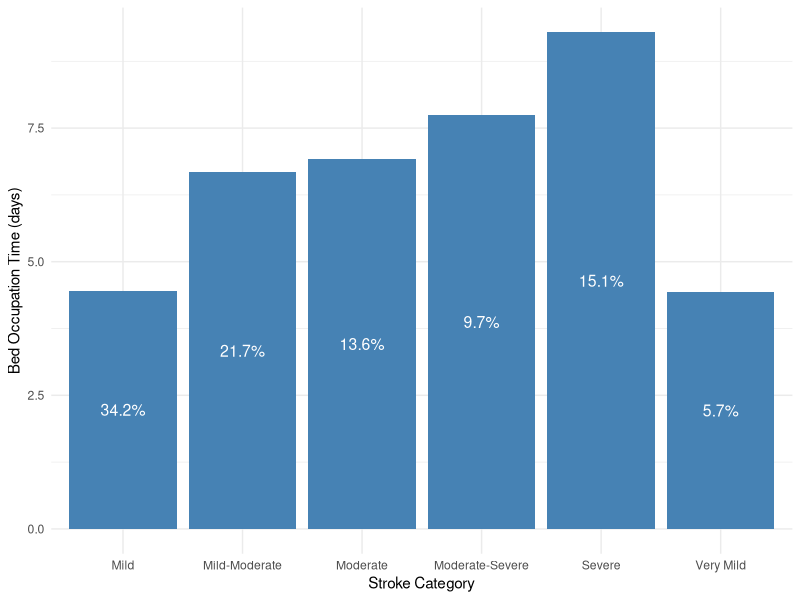
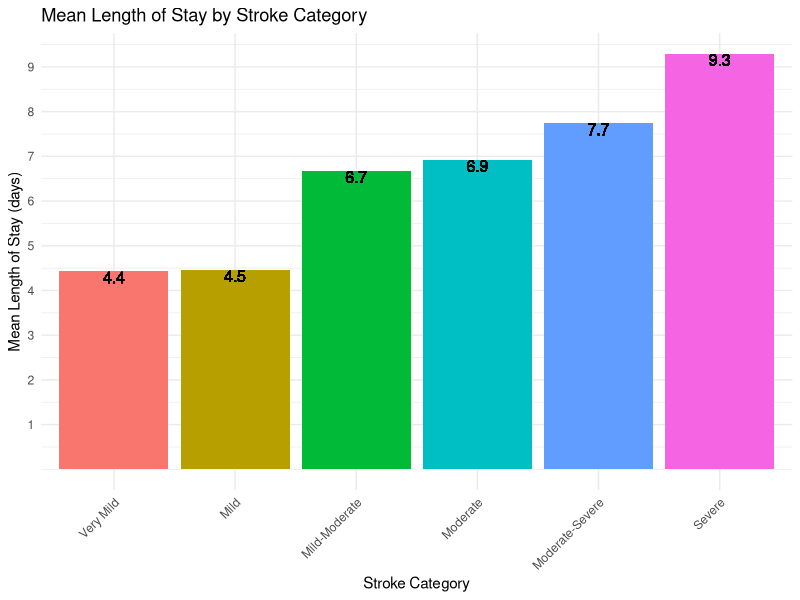
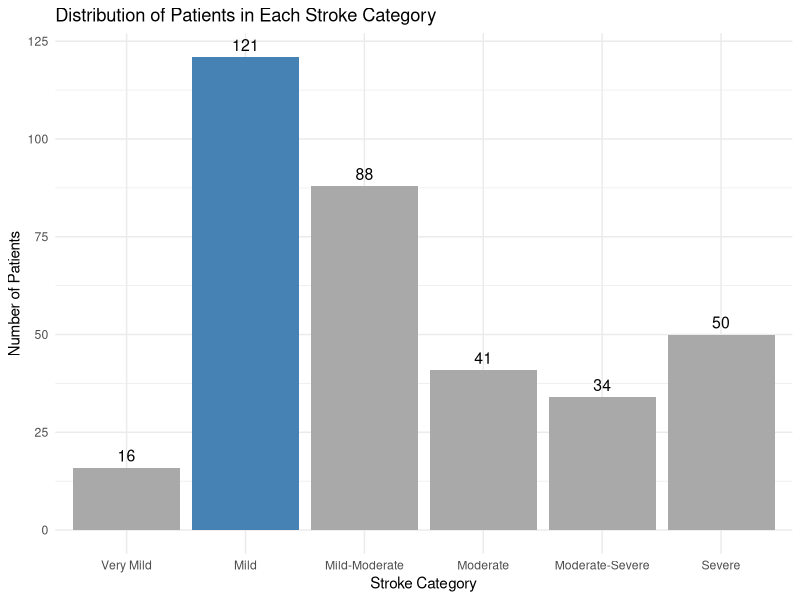
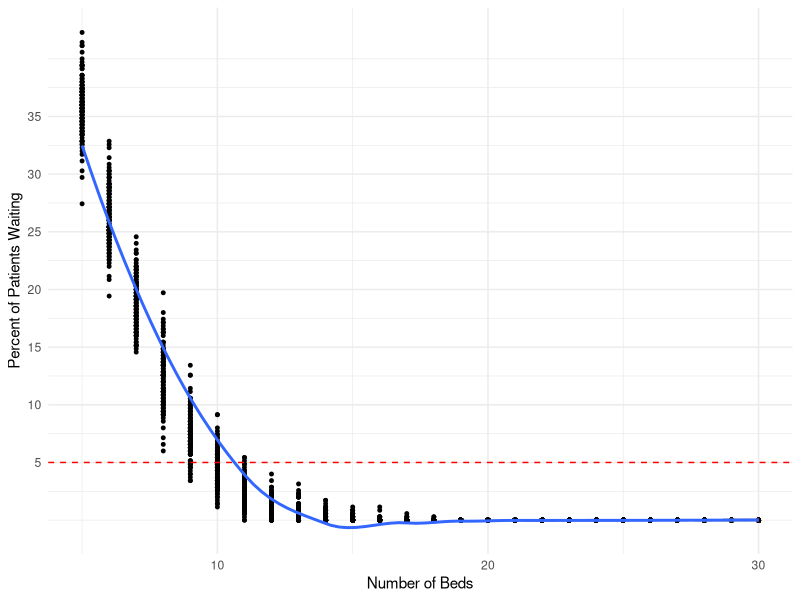
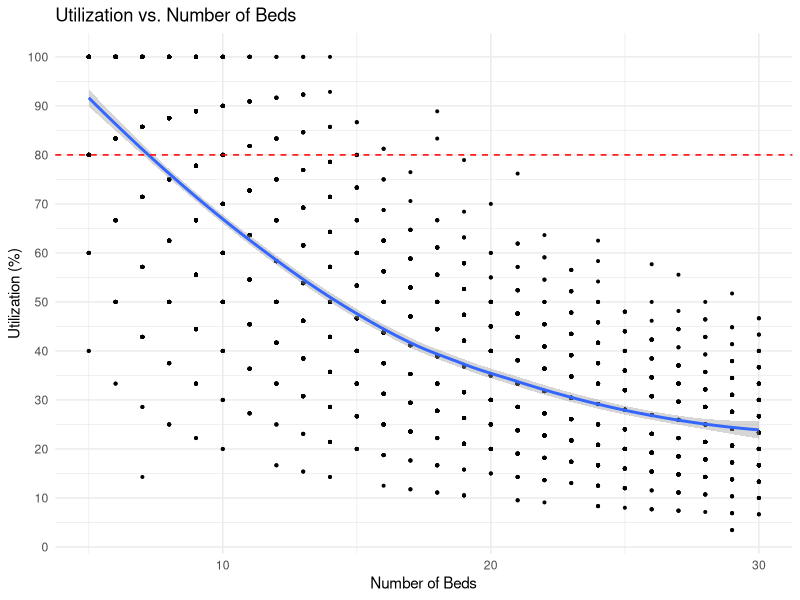
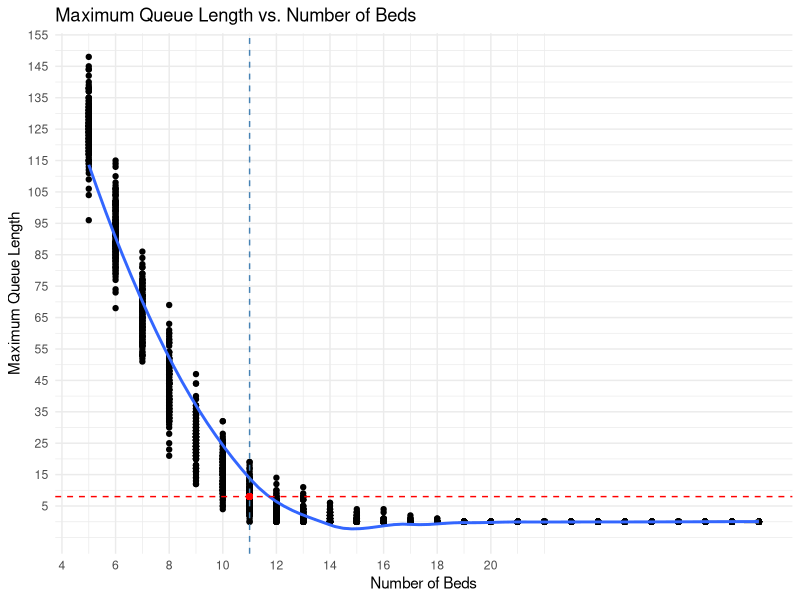

Write the R code that produced these figures, in order.
## ---- chunk 1

#| label: tbl-strokeCat
#| tbl-cap: Stroke Categories, Probabiliy and Bed Occupation times

library(tidyverse)
library(ggplot2)
library(bookdown)

set.seed(2023)
# Parameters

total_patients <- 350 # assuming there are 350 all around the year
total_patients_future <- 1250 # assuming the 2500 patients in the future 
patients_per_month <- 350/12 # patients per month
arrival_rate <- total_patients/365  # average 6 patients per day
arrival_rate_future <- total_patients_future/365 # average 7 patients per day

# Bed occupation time (in days) for each stroke level

bed_occupation_time <- list(c(4.43), c(4.46), c(6.67), c(6.92), c(7.74), c(9.29))


# Probability of each stroke level
stroke_level_prob <- c(0.0570,0.342, 0.217, 0.136, 0.0971, 0.151)

# visualization

library(ggplot2)

bed_occupation_time_df <- data.frame(
  stroke_category = c("Very Mild", "Mild", "Mild-Moderate", "Moderate", "Moderate-Severe", "Severe"),
  bed_occupation_time = c(4.43,4.46,6.67,6.92,7.74,9.29),
  probability = c(0.0570,0.342, 0.217, 0.136, 0.0971, 0.151)
)

updated_bed_occupation_time_df <- bed_occupation_time_df

colnames(updated_bed_occupation_time_df) <- c("Stroke Categories", "Bed Occupation times", "Stroke Probability")

updated_bed_occupation_time_df %>%
  knitr::kable(caption = "Stroke categories and corresponding length of stay and probabilities")
## ---- chunk 2

# viz for the stroke categrories.

v1 <-ggplot(updated_bed_occupation_time_df, aes(x = `Stroke Categories`, y = `Bed Occupation times`)) +
  geom_col(fill = "steelblue") +
  theme_minimal()+
  geom_text(aes(label = scales::percent(`Stroke Probability`, accuracy = 0.1)), 
            position = position_stack(vjust = 0.5), color = "white", size = 4) +
  theme_minimal() +
  labs(
       x = "Stroke Category",
       y = "Bed Occupation Time (days)")
v1

## ---- chunk 3

# total patients = 350
# arrival rate = 6

generate_interarrival_times <- function(total_patients, arrival_rate) {
  interarrival_times <- rexp(total_patients, rate = arrival_rate)
  return(interarrival_times)
}

## ---- chunk 4

# stroke_level_prob <- c(0.0570,0.342, 0.217, 0.136, 0.0971, 0.151)

assign_stroke_levels <- function(total_patients, stroke_level_prob) {
  stroke_levels <- sample(1:length(stroke_level_prob), 
                          size = total_patients, 
                          replace = TRUE, 
                          prob = stroke_level_prob)
  return(stroke_levels)
}

stroke_levels <- assign_stroke_levels(total_patients, stroke_level_prob)
## ---- chunk 5
generate_length_of_stay <- function(total_patients, 
                                    bed_occupation_time, 
                                    stroke_levels) {
  length_of_stay <- numeric(total_patients)
  
  for (i in 1:total_patients) {
    
    stroke_level <- stroke_levels[i]
    
    if (length(bed_occupation_time[[stroke_level]]) == 1) {
      
      length_of_stay[i] <- bed_occupation_time[[stroke_level]][1]
    } 
    else {
      length_of_stay[i] <- sample(bed_occupation_time[[stroke_level]][1]
                                  :bed_occupation_time[[stroke_level]][2], 1)
    }
  }
  
  return(length_of_stay)
}


# Generating length_of_stay for each patient
length_of_stay <- generate_length_of_stay(total_patients, 
                                          bed_occupation_time, 
                                          stroke_levels)
## ---- chunk 6
set.seed(2023)

# generating the arrival data for the current volume of patients

# Add number_of_patients and length_of_stay to arrivals_data

interarrival_times <- generate_interarrival_times(total_patients, arrival_rate)

stroke_levels <- assign_stroke_levels(total_patients, stroke_level_prob)

length_of_stay<- generate_length_of_stay(total_patients, bed_occupation_time, stroke_levels)

arrivals_data <- data.frame(interarrival_times, stroke_levels, length_of_stay)

## ---- chunk 7
arrivals_data$stroke_categories <- factor(arrivals_data$stroke_levels,
                                          levels = c(1, 2, 3, 4, 5, 6),
                                          labels = c("Very Mild", "Mild", "Mild-Moderate", "Moderate", "Moderate-Severe", "Severe"))

colnames(arrivals_data) <- c("Interarrival times", "stroke levels", "Length of stay", "stroke categoryNames")

arrivals_data %>% 
  select(-`stroke levels`) %>%
  head() %>%
  knitr::kable(caption = "Patient Arrival Data")
## ---- chunk 8
ggplot(arrivals_data, aes(x = `stroke categoryNames`, y = `Length of stay`, fill = `stroke categoryNames`)) +
  geom_bar(stat = "summary", fun = "mean", position = "dodge") +
  geom_text(aes(label = round(`Length of stay`, 1)), vjust = 1, size = 4) +
  theme_minimal() +
  scale_y_continuous(breaks = c(1,2,3,4,5,6,7,8,9,10))+
  labs(title = "Mean Length of Stay by Stroke Category",
       x = "Stroke Category",
       y = "Mean Length of Stay (days)") +
  scale_fill_discrete(name = "Stroke Category")+
        theme(axis.text.x = element_text(angle = 45 ,hjust = 1),
            legend.position = "none")
## ---- chunk 9

library(dplyr)
arrivals_summary <- arrivals_data %>%
  count(`stroke categoryNames`) %>%
  mutate(max_count = n == max(n))

stroke_distribution <- ggplot(arrivals_summary, aes(x = `stroke categoryNames`, y = n, fill = max_count)) +
  geom_bar(stat = "identity") +
  geom_text(aes(label = n), vjust = -0.5, size = 4) +
  scale_fill_manual(values = c("darkgray", "steelblue"), guide = FALSE) +
  theme_minimal() +
  labs(
    x = "Stroke Category",
    y = "Number of Patients",
    title = "Distribution of Patients in Each Stroke Category"
  )

stroke_distribution



## ---- chunk 10
set.seed(2023)

stroke_simulation <- function(total_patients, arrival_rate, 
                              bed_occupation_time, stroke_level_prob, 
                              num_beds) {
  
  interarrival_times <- generate_interarrival_times(total_patients, arrival_rate)
  stroke_levels <- assign_stroke_levels(total_patients, stroke_level_prob)
  length_of_stay <- generate_length_of_stay(total_patients, bed_occupation_time, stroke_levels)
  
  # initializing the beds and queue 
  beds <- rep(0, num_beds)
  queue <- list()
  

# inter-arrival_time is an input parameter for this function, 
# which represents the time between patient arrivals. 
# This variable is based on the generate_interarrival_times function, 
# where we input the total number of patients and arrival rate.

# The pmax function ensures that the bed occupation times do not become negative. 
# A value of 0 in this context means that the bed is available 
# (i.e., the patient has completed their stay)
  
  update_bed_occupation_times <- function(beds, interarrival_time) {
  beds <- pmax(beds - interarrival_time, 0)
  
  # 'beds' is a numeric vector that represents the current remaining 
  # bed occupation time for each bed in the simulation.
  # Each element in this vector corresponds to a bed in the hospital
  # ward. A value of 0 means that the bed is available for use.
  # Subtracting the inter-arrival_time from each element of 'beds' 
  # updates the remaining bed occupation times, considering the 
  # passage of time between patient arrivals.
  # The pmax function is used to ensure that the resulting bed 
  # occupation times do not become negative, meaning that a 
  # bed with a remaining time less than or equal to the interarrival_time
  # will be considered available (set to 0).
  return(beds)
}
  
  # for every patient in total patients (1000)
  
  for (i in 1:total_patients) {
    
    # update the beds variable with the bed occupation times 
    # of all the patients arriving at the inter-arrival times
    
    beds <- update_bed_occupation_times(beds, interarrival_times[i])
    # creating a new variable available beds to keep track 
    # of the available beds the beds that are available will
    # have the bed occupation time of 0 so in this variable 
    # I store the beds that are available hence which(beds==0)
    
    available_beds <- which(beds == 0)
    
    # here if the length of the available beds vector 
    # is greater than 0 which means that 
    # there is at least one bed with bed occupation times ==0 
    # then assign the first available bed to the patient 
    # by setting this available bed (bed occupation times ==0) 
    # to the length of the stay of the patient 
    # (whatever the severity of that patient might be)
    
    if (length(available_beds) > 0) {
      beds[available_beds[1]] <- length_of_stay[i]
    } else {
      # if there is no bed available then append the queue list
      queue <- append(queue, length_of_stay[i])
    }
  }
  
  return(list(beds = beds, queue = queue, length_of_stay =length_of_stay))
}
## ---- chunk 11
run_simulation <- function(arrival_rate,
                           bed_occupation_time,
                           stroke_level_prob,
                           total_patients,
                           num_simulations) {
    num_bed_range <- seq(5,30, by=1)

  performance_metrics_list <- lapply(1:num_simulations, function(simulation) {
    lapply(num_bed_range, function(num_beds) {
      stroke_sim <- stroke_simulation(total_patients =  total_patients,
                                      arrival_rate = arrival_rate,
                                      bed_occupation_time = bed_occupation_time,
                                      stroke_level_prob = stroke_level_prob,
                                      num_beds = num_beds)

      num_beds <- length(stroke_sim$beds)
      total_patients <- total_patients

      occupied_beds <- sum(stroke_sim$beds > 0)
      utilization <- (occupied_beds / num_beds)*100

      total_wait_times <- sum(unlist(stroke_sim$queue))
      num_patients_queue <- length(stroke_sim$queue)
      avg_wait_times <- total_wait_times / num_patients_queue

      average_time_in_queue = total_wait_times / num_patients_queue
      max_queue_length <- length(stroke_sim$queue)

      proportion_patients_waiting <- num_patients_queue / total_patients
      percent_patients_waiting <- proportion_patients_waiting * 100

      avg_length_of_stay <- (sum(stroke_sim$length_of_stay)) / total_patients

      performance_metrics_month <- data.frame(num_beds = num_beds,
                                              utilization = utilization,
                                              avg_wait_times = avg_wait_times,
                                              max_queue_length = max_queue_length,
                                              # min_queue_length = stroke_sim$min_queue_length,
                                              proportion_patients_waiting = proportion_patients_waiting,
                                              percent_patients_waiting = percent_patients_waiting,
                                              avg_length_of_stay = avg_length_of_stay)

      return(performance_metrics_month)
    })
  })

  return(performance_metrics_list)
}

## ---- chunk 12
results <- run_simulation(arrival_rate = arrival_rate,
                          bed_occupation_time = bed_occupation_time,
                          stroke_level_prob = stroke_level_prob,
                          total_patients = total_patients,
                          num_simulations = 120)

results_df <-do.call(rbind, lapply(results, function(x) do.call(rbind, x)))


## ---- chunk 13

# Load the ggplot2 library
library(ggplot2)


# Plot the percent of patients waiting against the number of beds
ggplot(results_df, aes(x = num_beds, y = percent_patients_waiting)) +
  geom_point(size=1,
             alpha= 1) +
  geom_smooth(method = "loess") +
  theme_minimal() +
  labs(
       x = "Number of Beds",
       y = "Percent of Patients Waiting") +
  geom_hline(yintercept = 5, linetype = "dashed", color = "red", size = 0.5)+
  scale_y_continuous(breaks = c(5,10,15,20,25,30,35))

## ---- chunk 14

# Plot utilization against the number of beds

ggplot(results_df, aes(x = num_beds, y = utilization)) +
  geom_point(size=0.7) +
  geom_smooth(method = "loess") +
  scale_y_continuous(breaks = seq(0, 100, by=10))+
  theme_minimal()+
  geom_hline(yintercept = 80, linetype = "dashed", color = "red", size = 0.5)+
  labs(title = "Utilization vs. Number of Beds",
       x = "Number of Beds",
       y = "Utilization (%)")
## ---- chunk 15

xintersection = 11
yintersection = 8
ggplot(results_df, aes(x = num_beds, y = max_queue_length)) +
  geom_point() +
  geom_smooth(method = "loess") +
  scale_x_continuous(breaks = seq(4, 20, by=2))+
  scale_y_continuous(breaks = seq(5, 155, by = 10))+
  geom_vline(xintercept = 11, linetype="dashed", color = "steelblue", size = 0.5)+
  geom_hline(yintercept = 8, linetype = "dashed", color = "red", size=0.5)+
  geom_point(aes(x = xintersection, y = yintersection), color = "red", size = 1.5)+
  theme_minimal() +
  labs(title = "Maximum Queue Length vs. Number of Beds",
       x = "Number of Beds",
       y = "Maximum Queue Length")
## ---- chunk 16

stroke_sim_25 <- stroke_simulation(total_patients= total_patients, 
                                   arrival_rate= arrival_rate, 
                              bed_occupation_time = bed_occupation_time, 
                              stroke_level_prob= stroke_level_prob, 
                              num_beds= 25)

stroke_sim_30 <- stroke_simulation(total_patients= total_patients, 
                                   arrival_rate= arrival_rate, 
                              bed_occupation_time = bed_occupation_time, 
                              stroke_level_prob= stroke_level_prob, 
                              num_beds= 30)

stroke_sim_40 <- stroke_simulation(total_patients= total_patients, 
                                   arrival_rate= arrival_rate, 
                              bed_occupation_time = bed_occupation_time, 
                              stroke_level_prob= stroke_level_prob, 
                              num_beds= 40)


## ---- chunk 17
# stroke_sim_25 <- data.frame(stroke_sim_25)
# 
# # stroke_sim_30 <- data.frame(stroke_sim_30)
# 
# stroke_sim_40 <- data.frame(stroke_sim_40)
# 
# 
# library(ggplot2)
# stroke_sim_25$length_of_stay <- as.numeric(stroke_sim_25$length_of_stay)
# 
# ggplot(stroke_sim_25, aes(y = length_of_stay)) +
#   geom_histogram(binwidth = 0.5, fill = "steelblue", alpha = 0.8) +
#   theme_minimal() +
#   labs(title = "Length of Stay Distribution",
#        x = "Length of Stay (days)",
#        y = "Frequency")
# 
# # stroke_sim_30$length_of_stay <- as.numeric(stroke_sim_30$length_of_stay)
# # 
# # ggplot(stroke_sim_30, aes(y= length_of_stay)) +
# #   geom_histogram(binwidh=0.5, fill="darkgrey", alpha=0.7 )+
# #   theme_light()+
# #   labs(title = "Length of Stay Distribution",
# #        x = "Length of Stay (days)",
# #        y = "Frequency")
# 
# stroke_sim_40$length_of_stay <- as.numeric(stroke_sim_40$length_of_stay)
# 
# stroke_sim_40 <- data.frame(stroke_sim_40)
# ggplot(stroke_sim_40, aes(y= length_of_stay)) +
#   geom_histogram(binwidh=0.5, fill="lightblue", alpha=0.7 )+
#   theme_light()+
#   labs(title = "Length of Stay Distribution",
#        x = "Length of Stay (days)",
#        y = "Frequency")
## ---- chunk 18

# library(ggplot2)
# 
# results <- run_simulation(arrival_rate = arrival_rate,
#                           bed_occupation_time = bed_occupation_time,
#                           stroke_level_prob = stroke_level_prob,
#                           total_patients = total_patients,
#                           num_simulations = 120)
# 
# ggplot(results_df, aes(x = num_beds, y = percent_patients_waiting)) +
#   geom_point(size=0.7,
#              alpha= 0.5) +
#   geom_smooth(method = "loess") +
#   theme_minimal() +
#   labs(title = "Percent of Patients Waiting vs. Number of Beds",
#        x = "Number of Beds",
#        y = "Percent of Patients Waiting") +
#   geom_hline(yintercept = 5, linetype = "dashed", color = "red", size = 0.5)+
#   scale_y_continuous(breaks = c(5,10,15,20,25,30,35,40,45))
